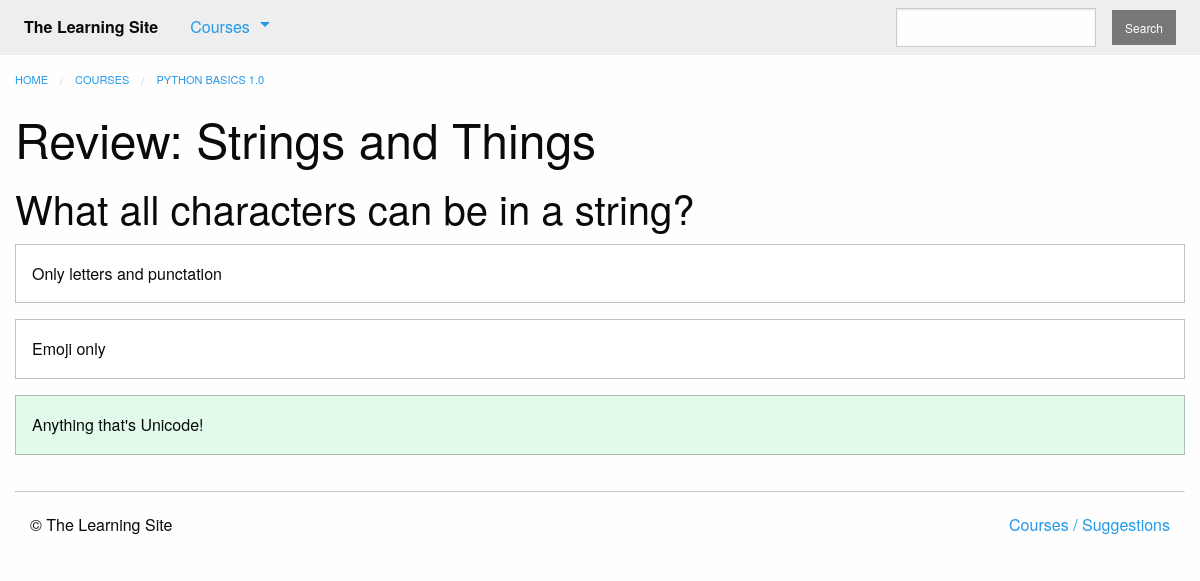
Page /courses/1/q2/ on the committed database.
### courses/models.py (models this page shows, shortened)
class Step(models.Model):
    title = models.CharField(max_length=255)
    description = models.TextField()
    order = models.IntegerField(default=0)
    course = models.ForeignKey(Course, on_delete=models.CASCADE)
    class Meta:
        abstract = True
        ordering = ['order', ]

class Quiz(Step):
    total_questions = models.IntegerField(default=4)
    class Meta:
        verbose_name_plural = "Quizzes"

class Course(models.Model):
    created_at = models.DateTimeField(auto_now_add=True)
    title = models.CharField(max_length=255)
    description = models.TextField()
    teacher = models.ForeignKey(User, on_delete=models.CASCADE)
    subject = models.CharField(default='', max_length=100)
    published = models.BooleanField(default=False)

class Question(models.Model):
    quiz = models.ForeignKey(Quiz, on_delete=models.CASCADE)
    order = models.IntegerField(default=0)
    prompt = models.TextField()
    class Meta:
        ordering = ['order', ]

class Answer(models.Model):
    question = models.ForeignKey(Question, on_delete=models.CASCADE)
    order = models.IntegerField(default=0)
    text = models.CharField(max_length=255)
    correct = models.BooleanField(default=False)
    class Meta:
        ordering = ['order', ]

### courses/views.py (the view)
# urls.py: path('<int:course_pk>/q<int:step_pk>/', views.quiz_detail, name='quiz'),
def quiz_detail(request, course_pk, step_pk):
    step = get_object_or_404(models.Quiz, course_id=course_pk, pk=step_pk, course__published=True)
    return render(request, 'courses/quiz_detail.html', {'step': step})

### courses/templatetags/course_extras.py (called while the page is built)
@register.inclusion_tag('courses/course_nav.html')
def nav_courses_list():
    courses = Course.objects.filter(published=True)[:5]
    return {'courses': courses}

### courses/templates/courses/quiz_detail.html (shortened to what this page needs)
{% extends "courses/layout.html" %}
{% load course_extras %}
{% block breadcrumbs %}
    <li><a href="{% url 'courses:detail' pk=step.course.pk %}">{{ step.course.title }}</a></li>
{% endblock %}
{% block content %}
    <div class="row columns">
        <article>
            {{ block.super }}
            <h1>{{ step.title }}</h1>
            <ul class="no-bullet">
                {% for question in step.question_set.all %}
                <li>
                    <h2>{{ question.prompt }}</h2>
                    {% for answer in question.answer_set.all %}
                        <div class="callout {% if answer.correct %}success{% endif %}">{{ answer.text }}</div>
                    {% endfor %}
                </li>
                {% endfor %}
            </ul>
        </article>
    </div>
{% endblock %}

### rows in the picture
Quiz: course "PYTHON BASICS 1.0", title "Review: Strings and Things"
Question: prompt "What all characters can be in a string?"
Answer: text "Only letters and punctation"
Answer: text "Emoji only"
Answer: text "Anything that's Unicode!"
